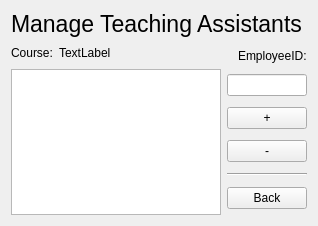
<?xml version="1.0" encoding="UTF-8"?>
<ui version="4.0">
 <class>FormManageTA</class>
 <widget class="QWidget" name="FormManageTA">
  <property name="geometry">
   <rect>
    <x>0</x>
    <y>0</y>
    <width>303</width>
    <height>226</height>
   </rect>
  </property>
  <property name="windowTitle">
   <string>Form</string>
  </property>
  <layout class="QGridLayout" name="gridLayout">
   <item row="0" column="0" colspan="3">
    <widget class="QLabel" name="label">
     <property name="font">
      <font>
       <pointsize>17</pointsize>
      </font>
     </property>
     <property name="text">
      <string>Manage Teaching Assistants</string>
     </property>
    </widget>
   </item>
   <item row="1" column="0" rowspan="2" colspan="3">
    <layout class="QHBoxLayout" name="horizontalLayout">
     <item>
      <widget class="QLabel" name="label_2">
       <property name="text">
        <string>Course:</string>
       </property>
      </widget>
     </item>
     <item>
      <widget class="QLabel" name="label_courseName">
       <property name="text">
        <string>TextLabel</string>
       </property>
      </widget>
     </item>
     <item>
      <spacer name="horizontalSpacer">
       <property name="orientation">
        <enum>Qt::Horizontal</enum>
       </property>
       <property name="sizeHint" stdset="0">
        <size>
         <width>40</width>
         <height>20</height>
        </size>
       </property>
      </spacer>
     </item>
    </layout>
   </item>
   <item row="2" column="2">
    <widget class="QLabel" name="label_3">
     <property name="font">
      <font>
       <pointsize>9</pointsize>
       <kerning>true</kerning>
      </font>
     </property>
     <property name="layoutDirection">
      <enum>Qt::LeftToRight</enum>
     </property>
     <property name="text">
      <string>EmployeeID:</string>
     </property>
    </widget>
   </item>
   <item row="3" column="0">
    <widget class="QTableView" name="tableView"/>
   </item>
   <item row="3" column="1" colspan="2">
    <layout class="QVBoxLayout" name="verticalLayout">
     <item>
      <widget class="QLineEdit" name="lineEdit_empolyeeID"/>
     </item>
     <item>
      <widget class="QPushButton" name="pushButton_addTA">
       <property name="text">
        <string>+</string>
       </property>
      </widget>
     </item>
     <item>
      <widget class="QPushButton" name="pushButton_deleteTA">
       <property name="text">
        <string>-</string>
       </property>
      </widget>
     </item>
     <item>
      <widget class="Line" name="line">
       <property name="orientation">
        <enum>Qt::Horizontal</enum>
       </property>
      </widget>
     </item>
     <item>
      <widget class="QPushButton" name="pushButton_goBack">
       <property name="text">
        <string>Back</string>
       </property>
      </widget>
     </item>
    </layout>
   </item>
  </layout>
 </widget>
 <resources/>
 <connections/>
</ui>
